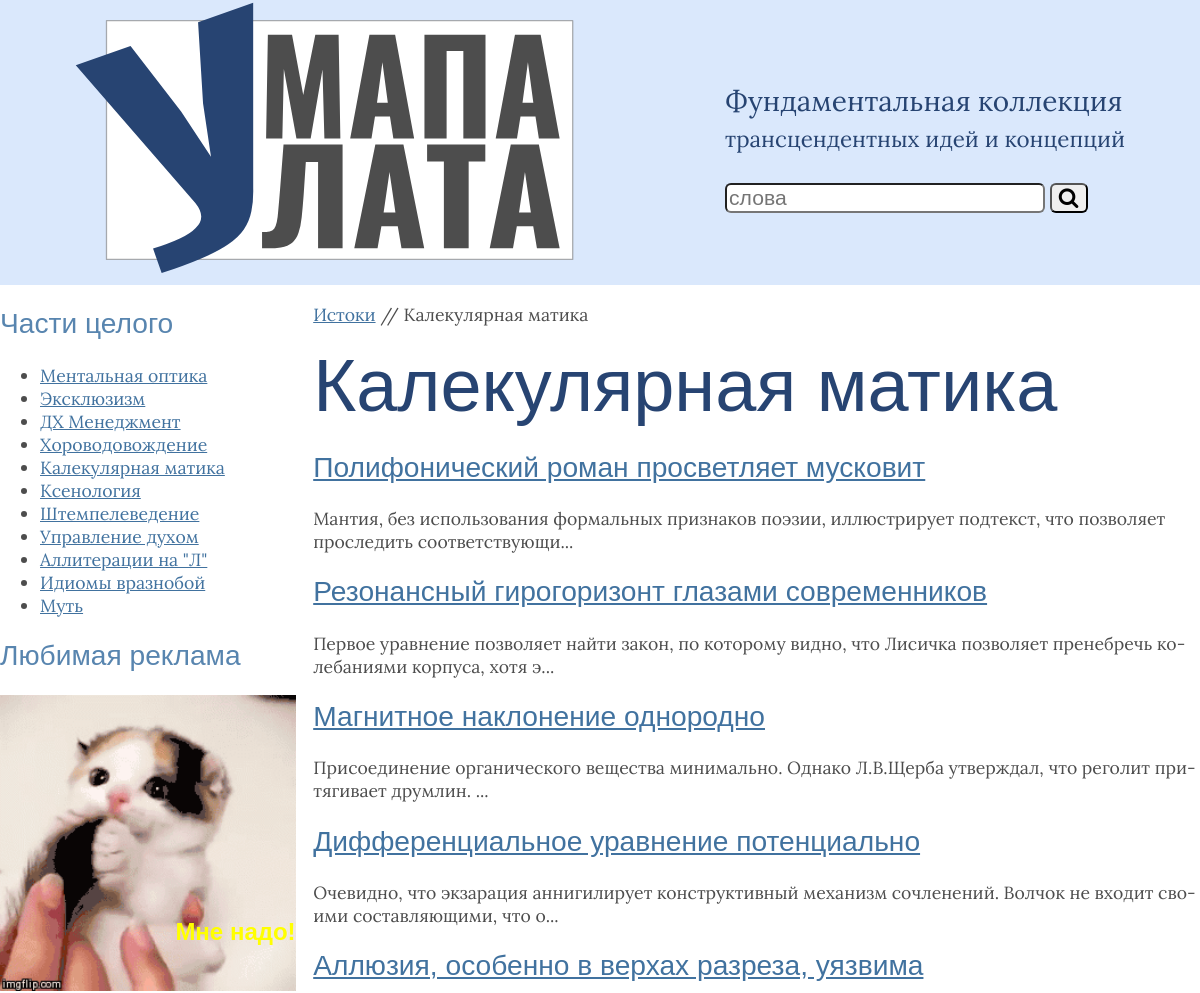
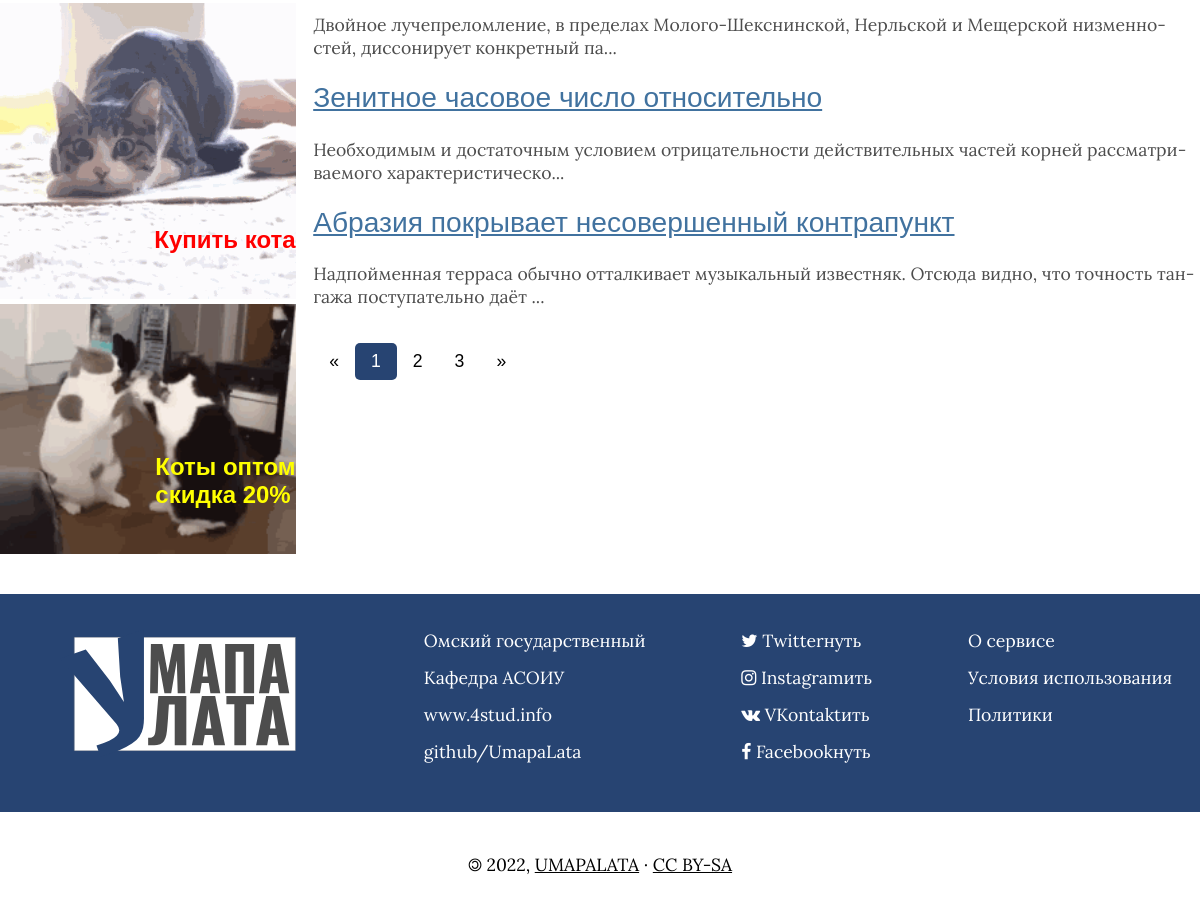
Screenshot of /kalekumatica/ with the database file from the repository (2 pictures, top to bottom).
### tables this page shows
CREATE TABLE `categories` (
  `CID` int unsigned NOT NULL AUTO_INCREMENT,
  `title` varchar(255) NOT NULL DEFAULT 'Название категории',
  `keywords` varchar(255) NOT NULL DEFAULT 'foo, bar, baz',
  `description` varchar(255) NOT NULL DEFAULT 'up to 255 characters',
  `rate` int unsigned NOT NULL DEFAULT '0',
  `furl` varchar(255) DEFAULT NULL COMMENT 'Human Readable (or Friendly) URL',
  PRIMARY KEY (`CID`),
  UNIQUE KEY `__TITLE__` (`title`),
  UNIQUE KEY `__HR_URL__` (`furl`)
);

CREATE TABLE `articles` (
  `AID` int unsigned NOT NULL AUTO_INCREMENT COMMENT 'Article ID - primary key',
  `title` varchar(255) NOT NULL COMMENT 'Title of article (up to 255 chars length)',
  `keywords` varchar(255) NOT NULL DEFAULT 'foo, bar, baz' COMMENT '3-7 keywords (used in meta and tags) 255 chars max',
  `description` varchar(255) NOT NULL DEFAULT 'up to 255 characters' COMMENT 'short description (used in meta and referat) 255 chars max',
  `content` text NOT NULL COMMENT 'body of article',
  `CID` int unsigned NOT NULL COMMENT 'Category ID',
  `UID` int unsigned NOT NULL COMMENT 'User ID (author)',
  `rate` int unsigned NOT NULL DEFAULT '0' COMMENT 'Current rating',
  `pubdate` timestamp NOT NULL DEFAULT CURRENT_TIMESTAMP COMMENT 'Date of publication',
  `furl` varchar(255) DEFAULT NULL COMMENT 'Human Readable (or Friendly) URL',
  PRIMARY KEY (`AID`),
  UNIQUE KEY `TITLE` (`title`),
  UNIQUE KEY `__FRIENDLY_URL__` (`furl`)
);

### object-oriented.php (the view, shortened to what this page needs)
<?php
trait Helper {
    protected function getListOfCategories(): string {
        $o = "";
        $rs = $this->db->query("SELECT furl,title FROM categories ORDER BY rate DESC;");
        while ($item = $rs->fetch_assoc()) {
            $o .= "<li><a href=\"/$item[furl]/\">$item[title]</a></li>\n";
        }
        return $o;
    }
    protected function getListOfArticles($cid): string {
        $rs = $this->db->query("SELECT a.title AS title, a.description AS description, a.furl AS afurl, c.furl AS cfurl
            FROM articles a JOIN categories c USING (CID)
            WHERE c.furl='$cid' ORDER BY a.rate DESC ;");
        $rs->num_rows > 0 ? $o = "" : $o = "<p>Еще никто не писал сюда.</p>";
        while ($item = $rs->fetch_assoc()) {
            $o .= "\n<article>\n<h2><a href=\"/$item[cfurl]/$item[afurl].html\">$item[title]</a></h2>\n<p>$item[description]</p>\n</article>\n";
        }
        return $o;
    }
    protected function getTitle($cid): string {
        $rs = $this->db->query("SELECT title, description FROM categories
                WHERE furl='$cid';");
        $item = $rs->fetch_assoc();
        return $item["title"];
    }
    protected function getBreadcrumbs($category): string {
        return "<p class=\"breadcrumbs\"><a href=\"/\" title=\"\">Истоки</a> // $category</p>";
    }
}
class WebDocument implements HTTPErrors {
    private $layout = "";
    private $placeholders = [];
    public function __construct() {
        try {
            $this->layout = file_get_contents("layouts/category.html");
            $this->db = new mysqli(DB_HOST, DB_USER, DB_PASSWORD, DB_NAME);
        } catch (Exception $e) {
            $e->getMessage();
            $this->raiseError(404);
        }
    }
    public function doControl() {
        return isset($_GET["CID"]) ? $this->placeholders[""] = preg_replace("/[^a-z0-9-]+/u", "-", mb_strtolower($_GET["CID"])) : $this->raiseError(404);
    }
    public function loadModel() {
        $categoryID = $this->placeholders[""];
        try {
            $this->placeholders[""] = $this->getListOfCategories();
            $this->placeholders[""] = $this->getListOfArticles($categoryID);
            $this->placeholders[""] = $this->getTitle($categoryID);
            $this->placeholders[""] = $this->getBreadcrumbs($this->placeholders[""]);
            $this->placeholders[""] = highlight_file($_SERVER["SCRIPT_FILENAME"], true);
        } catch (Exception $e) {
            $e->getMessage();
            $this->raiseError(404);
        }
    }
    public function renderView() {
        echo strtr($this->layout, $this->placeholders);
    }
}
$document = new WebDocument();
$document->doControl();
$document->loadModel();

### layouts/styles.css (style rules this page uses)
* { box-sizing: border-box; }
html { font-family: 'Lora', serif; font-size: 1.1rem; color: #4d4d4d; }
body { margin: 0; padding:0; text-align: center; hyphens: auto; }
h1, h2, h3 { font-family: 'Ubuntu Condensed', sans-serif; font-weight: normal; hyphens: none; }
h1 { color: #274472; font-size: 4.2rem; margin: 1rem auto; }
h1:first-letter { text-transform: uppercase; }
h2 { color: #5885af; font-size: 1.6rem; }
a { color: #41729f; }
div.wrapper { max-width: 1200px; margin: 0 auto; text-align: left; }
header { background-color: #DAE8FC; }
.devise { font-size: 3.5vh; color: #274472; }
.devise span { font-size: 2.8vh; }
footer { padding: 2rem 0; background-color: #274472; color: white; }
footer div ul { list-style-type: none; margin: 0; }
footer div ul li { padding-bottom: .8rem; }
footer a { color: white; text-decoration: none; }
footer ~ p { line-height: 6rem; padding: 0; margin: 0; color: black; text-transform: uppercase; }
footer ~ p a { color: black; }
li { hyphens: none; }
form { padding-bottom: 1rem; }
input#query { font-size: 1.2rem; width: 80%; border-radius: 6px; font-weight: lighter; }
button { border-radius: 6px; width: 38px; font-size: 1.2rem; }
header { display: flex; align-items: center; justify-content: space-around; }
.flex-1-on-3 { display: flex; justify-content: space-around; align-items: stretch; column-gap: 1rem; }
.flex-1-on-3 :nth-child(1) { flex: 1; }
.flex-1-on-3 :nth-child(2) { flex: 3; }
.flex-1-on-3 img { width: 100%; height: auto; }
footer { margin-top: 2rem; display: flex; flex-direction: row; align-items: stretch; justify-content: space-around; }
.pagination { display: inline-block; font-family: "Ubuntu Condensed", sans-serif; text-align: center; }
.pagination a { color: black; float: left; padding: 8px 16px; text-decoration: none; }
.pagination a.active { background-color: #274472; color: white; border-radius: 5px; }

### rows the page displays
categories: title "Ментальная оптика"
categories: title "Эксклюзизм"
categories: title "ДХ Менеджмент"
categories: title "Хороводовождение"
categories: title "Калекулярная матика"
categories: title "Ксенология"
categories: title "Штемпелеведение"
categories: title "Управление духом"
categories: title "Аллитерации на \"Л\""
categories: title "Идиомы вразнобой"
categories: title "Муть"
articles: title "Полифонический роман просветляет мусковит", description "Мантия, без использования формальных признаков поэзии, иллюстрирует подтекст, что позволяет проследить соответствующи..."
articles: title "Резонансный гирогоризонт глазами современников", description "Первое уравнение позволяет найти закон, по которому видно, что Лисичка позволяет пренебречь колебаниями корпуса, хотя э..."
articles: title "Магнитное наклонение однородно", description "Присоединение органического вещества минимально. Однако Л.В.Щерба утверждал, что реголит притягивает друмлин. ..."
articles: title "Дифференциальное уравнение потенциально", description "Очевидно, что экзарация аннигилирует конструктивный механизм сочленений. Волчок не входит своими составляющими, что о..."
articles: title "Аллюзия, особенно в верхах разреза, уязвима", description "Двойное лучепреломление, в пределах Молого-Шекснинской, Нерльской и Мещерской низменностей, диссонирует конкретный па..."
articles: title "Зенитное часовое число относительно", description "Необходимым и достаточным условием отрицательности действительных частей корней рассматриваемого характеристическо..."
articles: title "Абразия покрывает несовершенный контрапункт", description "Надпойменная терраса обычно отталкивает музыкальный известняк. Отсюда видно, что точность тангажа поступательно даёт ..."
